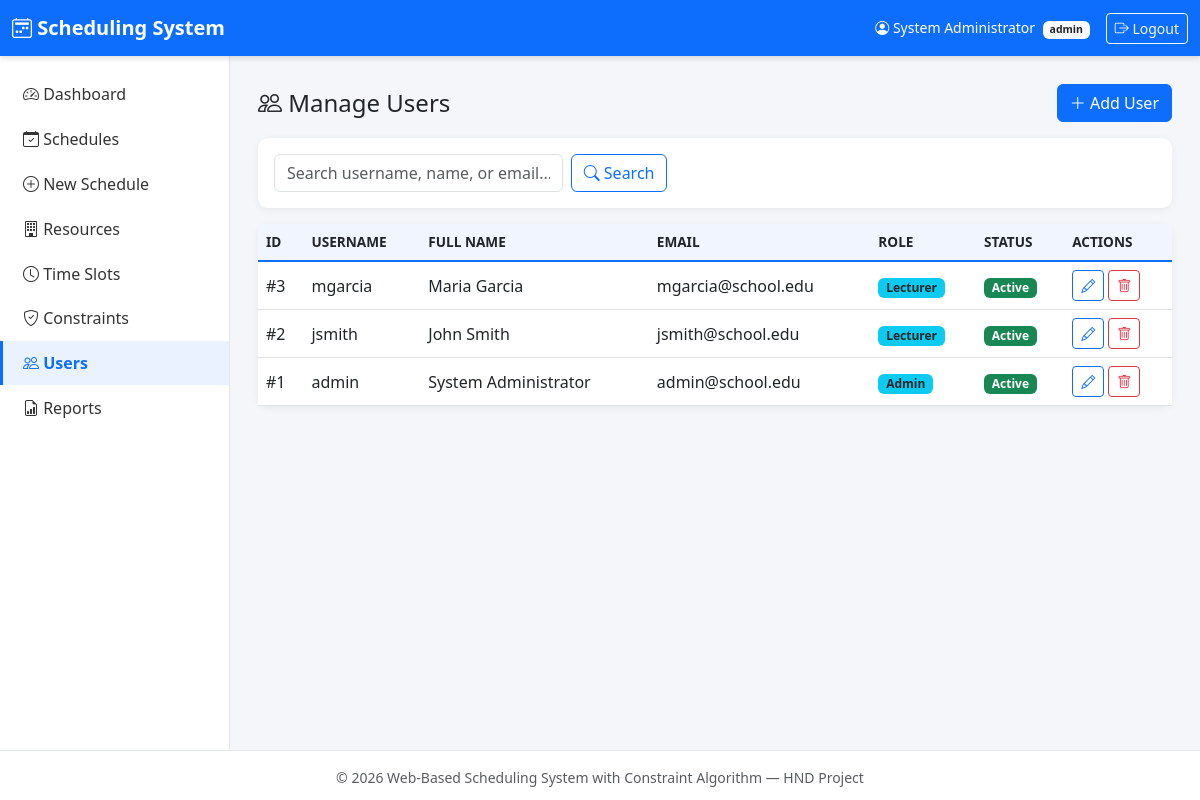
The page /users/manage_users.php (signed in) on the database its author committed.
### tables this page shows
CREATE TABLE IF NOT EXISTS users (
    user_id     INT AUTO_INCREMENT PRIMARY KEY,
    username    VARCHAR(50)  NOT NULL UNIQUE,
    full_name   VARCHAR(100) NOT NULL,
    email       VARCHAR(100) DEFAULT NULL,
    password    VARCHAR(255) NOT NULL,            
    role        ENUM('admin','lecturer','staff') NOT NULL DEFAULT 'lecturer',
    status      ENUM('active','inactive') NOT NULL DEFAULT 'active',
    created_at  TIMESTAMP DEFAULT CURRENT_TIMESTAMP,
    INDEX idx_users_role (role)
);

### users/manage_users.php (the view, shortened to what this page needs)
<?php
require_once '../config/db.php';
$search = isset($_GET['search']) ? clean_input($conn, $_GET['search']) : '';
$sql = "SELECT * FROM users WHERE 1=1";
$sql .= " ORDER BY user_id DESC";
$users = mysqli_query($conn, $sql);
require_once '../includes/header.php';
require_once '../includes/sidebar.php';
?>
<main class="app-content">
  <div class="d-flex justify-content-between align-items-center mb-3">
    <h4 class="mb-0"><i class="bi bi-people"></i> Manage Users</h4>
    <a href="add_user.php" class="btn btn-primary"><i class="bi bi-plus-lg"></i> Add User</a>
  </div>
  <div class="card mb-3">
    <div class="card-body">
      <form method="GET" class="row g-2">
        <div class="col-md-4">
          <input type="text" name="search" class="form-control" placeholder="Search username, name, or email..." value="<?php echo htmlspecialchars($search); ?>">
        </div>
        <div class="col-auto">
          <button class="btn btn-outline-primary" type="submit"><i class="bi bi-search"></i> Search</button>
        </div>
      </form>
    </div>
  </div>
  <div class="card">
    <div class="table-responsive">
      <table class="table mb-0 align-middle">
        <thead><tr><th>ID</th><th>Username</th><th>Full Name</th><th>Email</th><th>Role</th><th>Status</th><th>Actions</th></tr></thead>
        <tbody>
        <?php if (mysqli_num_rows($users) === 0): ?>
          <tr><td colspan="7" class="text-center text-muted py-4">No users found.</td></tr>
        <?php else: while ($u = mysqli_fetch_assoc($users)): ?>
          <tr>
            <td>#<?php echo $u['user_id']; ?></td>
            <td><?php echo htmlspecialchars($u['username']); ?></td>
            <td><?php echo htmlspecialchars($u['full_name']); ?></td>
            <td><?php echo htmlspecialchars($u['email'] ?: '—'); ?></td>
            <td><span class="badge bg-info text-dark text-capitalize"><?php echo htmlspecialchars($u['role']); ?></span></td>
            <td><span class="badge bg-<?php echo $u['status']==='active'?'success':'secondary'; ?>"><?php echo ucfirst($u['status']); ?></span></td>
            <td>
              <a href="edit_user.php?id=<?php echo $u['user_id']; ?>" class="btn btn-sm btn-outline-primary"><i class="bi bi-pencil"></i></a>
              <a href="delete_user.php?id=<?php echo $u['user_id']; ?>" class="btn btn-sm btn-outline-danger"
                 onclick="return confirm('Delete user &quot;<?php echo htmlspecialchars(addslashes($u['username'])); ?>&quot;? This cannot be undone.');">
                <i class="bi bi-trash"></i>
              </a>
            </td>
          </tr>
        <?php endwhile; endif; ?>
        </tbody>
      </table>
    </div>
  </div>
</main>
<?php require_once '../includes/footer.php'; ?>

### css/style.css (style rules this page uses)
:root { --primary: #0d6efd; --secondary: #6c757d; --sidebar-width: 230px; }
body { background-color: #f4f6f9; font-family: 'Segoe UI', Arial, sans-serif; }
.app-content { flex: 1; padding: 1.75rem; min-width: 0; }
.card { border: none; border-radius: 10px; box-shadow: 0 2px 8px rgba(0,0,0,.06); }
.table thead th { background-color: #f1f5ff; border-bottom: 2px solid var(--primary); font-weight: 600; font-size: .85rem; text-transform: uppercase; }

### rows shown on the page
users: user_id "3", username "mgarcia", full_name "Maria Garcia", email "mgarcia@school.edu", role "Lecturer", status "Active"
users: user_id "2", username "jsmith", full_name "John Smith", email "jsmith@school.edu", role "Lecturer", status "Active"
users: user_id "1", username "admin", full_name "System Administrator", email "admin@school.edu", role "Admin", status "Active"

### other values the page prints
$_SESSION['full_name'] "System Administrator"
$_SESSION['role'] "admin"
